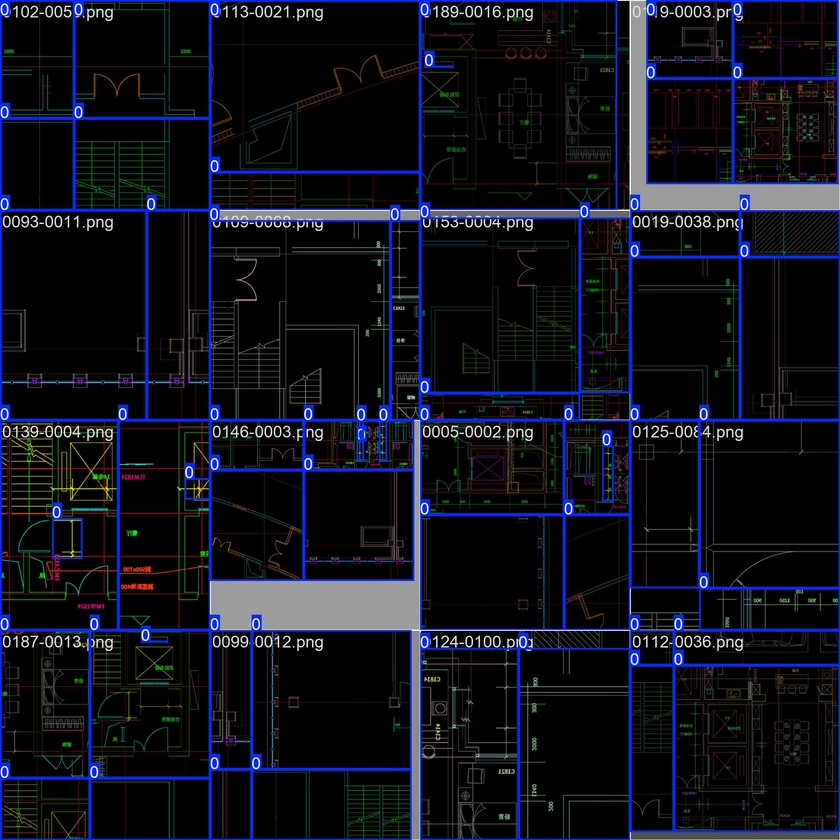
#> input picture runs/detect/train10/train_batch0.jpg, 840 x 840 px, shrunk from 1920 x 1920 before the run; its folder holds only this picture in this run
$ python -i auto_annotate_all_parts.py   (imports and definitions only)
#> lines starting #> are read from the running program, lines starting #| are printed output that depends on the picture; after the words box and inside, x2 and y2 are one past the last pixel; in counts of white or black regions, pixels touching at a corner belong together
import cv2
from pathlib import Path

def auto_annotate(image_path, output_path):
    # Load blueprint image in grayscale
#> called with image_path = '../runs/detect/train10/train_batch0.jpg', output_path = 'out.png'
    img = cv2.imread(image_path, cv2.IMREAD_GRAYSCALE)
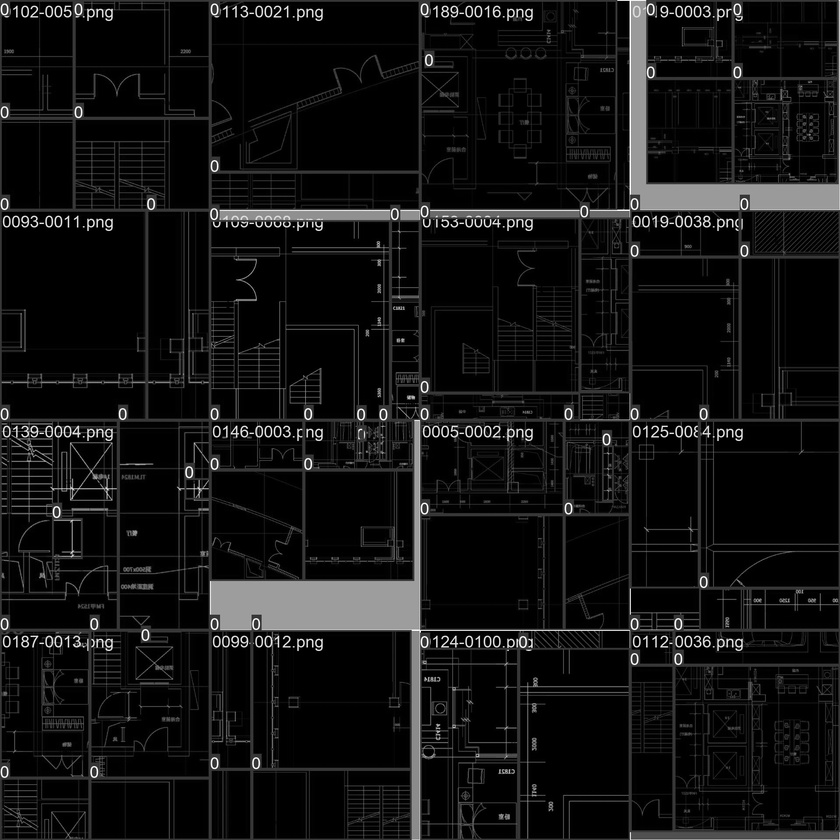
#> img: shape (840, 840); min 0, max 255, mean 18.1

    # Basic processing to find contours
    _, thresh = cv2.threshold(img, 200, 255, cv2.THRESH_BINARY_INV)
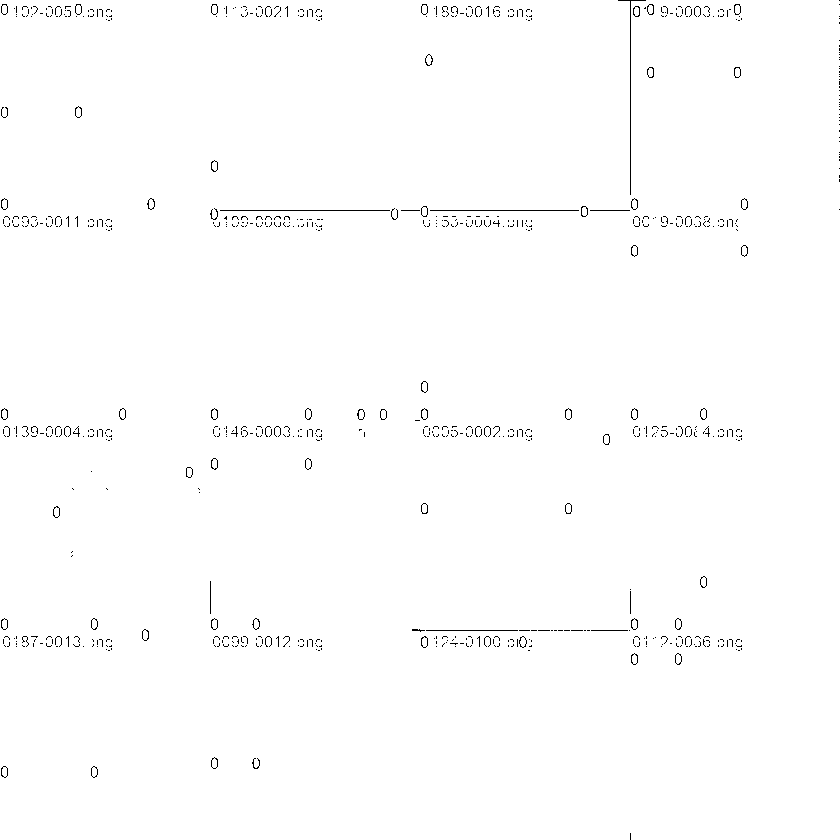
#> thresh: shape (840, 840); 99.2% white; black in thin lines or dots
    contours, _ = cv2.findContours(thresh, cv2.RETR_TREE, cv2.CHAIN_APPROX_SIMPLE)
#> contours = 1560 contours, 1494 with area under 20; largest, box (x1, y1, x2, y2) and area: (0, 0, 840, 840) 703436, (219, 209, 391, 212) 340, (429, 209, 580, 212) 298, (425, 629, 519, 632) 184, (589, 209, 631, 212) 80

    # Write annotations in YOLO format
    with open(output_path, 'w') as f:
        for cnt in contours:
            if cv2.contourArea(cnt) > 100:  # Filter small elements
                x,y,w,h = cv2.boundingRect(cnt)
                # Normalize coordinates (YOLO format)
                x_center = (x + w/2) / img.shape[1]
                y_center = (y + h/2) / img.shape[0]
                width = w / img.shape[1]
                height = h / img.shape[0]
                # Class 0 as placeholder, can be refined later
                f.write(f'0 {x_center:.6f} {y_center:.6f} {width:.6f} {height:.6f}\n')
#> this loop made 1560 passes
#> (x, y, w, h, x_center, y_center, width, height) on passes 1, 361, 1194, 1197: (0, 0, 840, 840, 0.5, 0.5, 1, 1), (425, 629, 94, 3, 0.562, 0.751, 0.112, 0.00357), (429, 209, 151, 3, 0.601, 0.251, 0.18, 0.00357), (219, 209, 172, 3, 0.363, 0.251, 0.205, 0.00357)
#> cnt on passes 4, 5, 11, 12, 14, 15: [[91, 776], [92, 775], [93, 776], [92, 777]], [[5, 776], [6, 775], [7, 776], [6, 777]], [[215, 767], [216, 766], [217, 767], [216, 768]], [[211, 767], [212, 766], [213, 767], [212, 768]], [[91, 767], [92, 766], [93, 767], [92, 768]], [[5, 767], [6, 766], [7, 767], [6, 768]]

def main():
    for part_num in range(1, 6):
        image_dir = Path(f'datasets/part_{part_num}/train')
        label_dir = Path(f'datasets/part_{part_num}/labels')
        label_dir.mkdir(exist_ok=True)

        print(f'Annotating part_{part_num}...')
        for img_path in image_dir.glob('*.png'):
            label_path = label_dir / f'{img_path.stem}.txt'
            auto_annotate(str(img_path), str(label_path))
            print(f'Annotated {img_path.name} -> {label_path.name}')
        print(f'Completed annotation for part_{part_num}.')

# [2 lines not run here, left out]

>>> result = auto_annotate('../runs/detect/train10/train_batch0.jpg', 'out.png')

$ run again, on runs/detect/train10/train_batch1.jpg
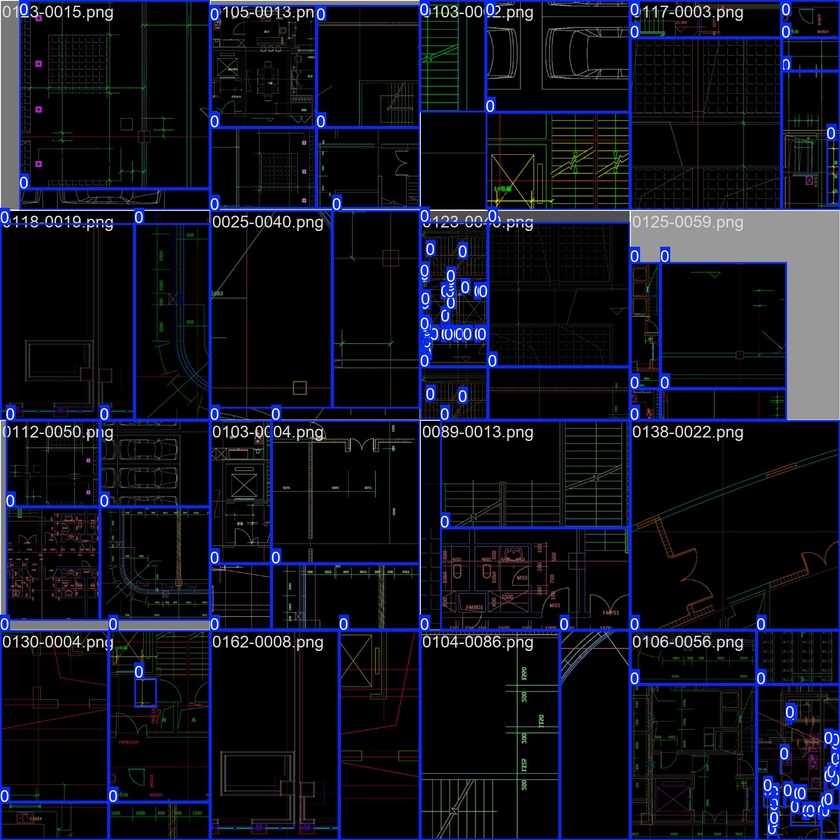
#> input picture runs/detect/train10/train_batch1.jpg, 840 x 840 px, shrunk from 1920 x 1920 before the run
#> in auto_annotate, `img = cv2.imread(image_path, cv2.IMREAD_GRAYSCALE)`:
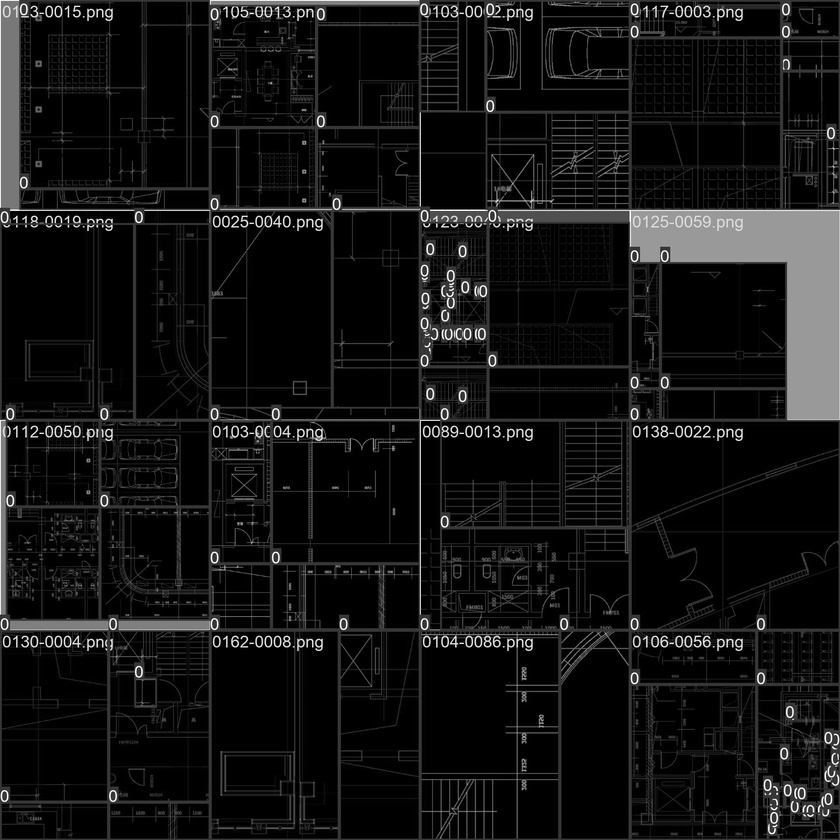
#> img: shape (840, 840); min 0, max 255, mean 19.3
#> in auto_annotate, `_, thresh = cv2.threshold(img, 200, 255, cv2.THRESH_BINARY_INV)`:
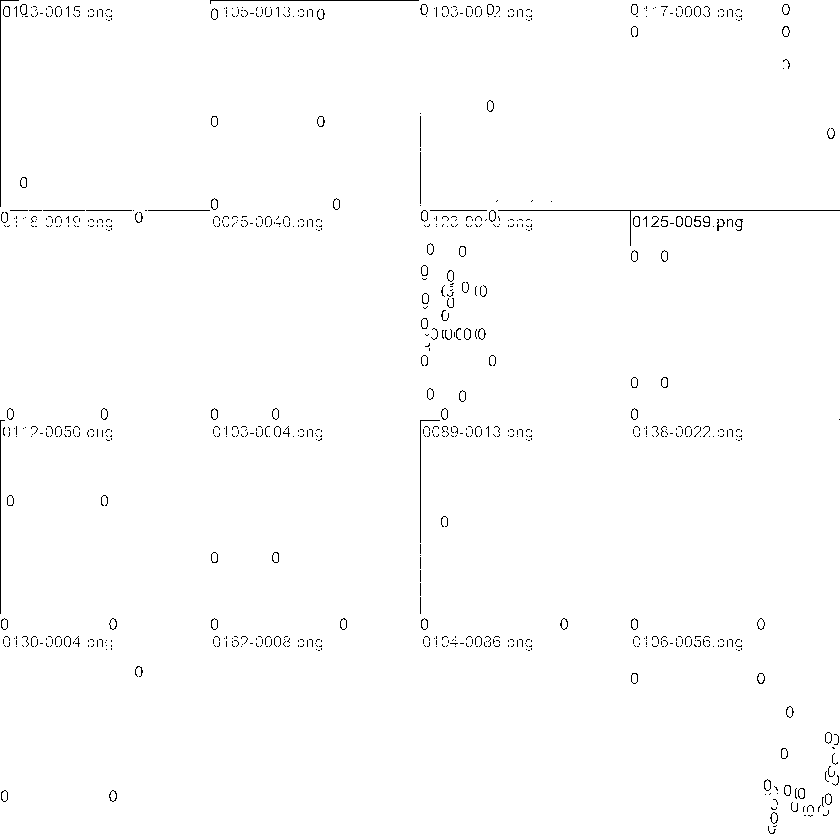
#> thresh: shape (840, 840); 99% white; black in thin lines or dots
#> contours = 1734 contours, 1645 with area under 20; largest, box (x1, y1, x2, y2) and area: (0, 0, 840, 840) 702528, (419, 419, 441, 544) 284, (147, 209, 211, 212) 124, (429, 209, 488, 212) 114, (419, 151, 422, 205) 104
#> the loop in auto_annotate, `for cnt in contours:` made 1734 passes
#> (x, y, w, h, x_center, y_center, width, height) on passes 1, 883, 1371, 1373, 1402: (0, 0, 840, 840, 0.5, 0.5, 1, 1), (419, 419, 22, 125, 0.512, 0.573, 0.0262, 0.149), (429, 209, 59, 3, 0.546, 0.251, 0.0702, 0.00357), (147, 209, 64, 3, 0.213, 0.251, 0.0762, 0.00357), (419, 151, 3, 54, 0.501, 0.212, 0.00357, 0.0643)

$ run again, on runs/detect/train10/train_batch2.jpg
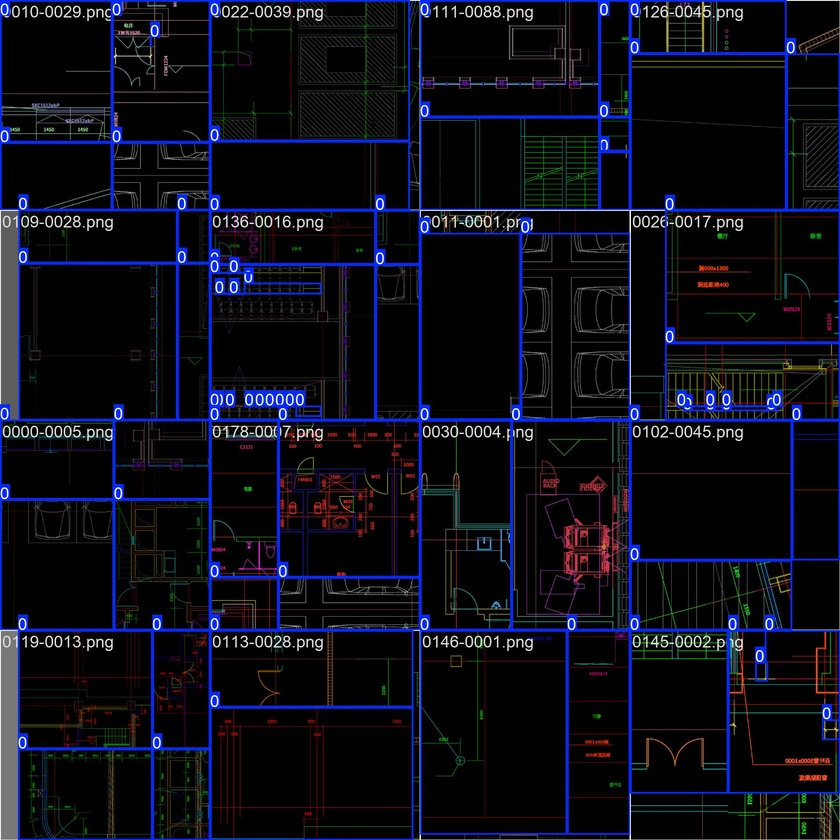
#> input picture runs/detect/train10/train_batch2.jpg, 840 x 840 px, shrunk from 1920 x 1920 before the run
#> in auto_annotate, `img = cv2.imread(image_path, cv2.IMREAD_GRAYSCALE)`:
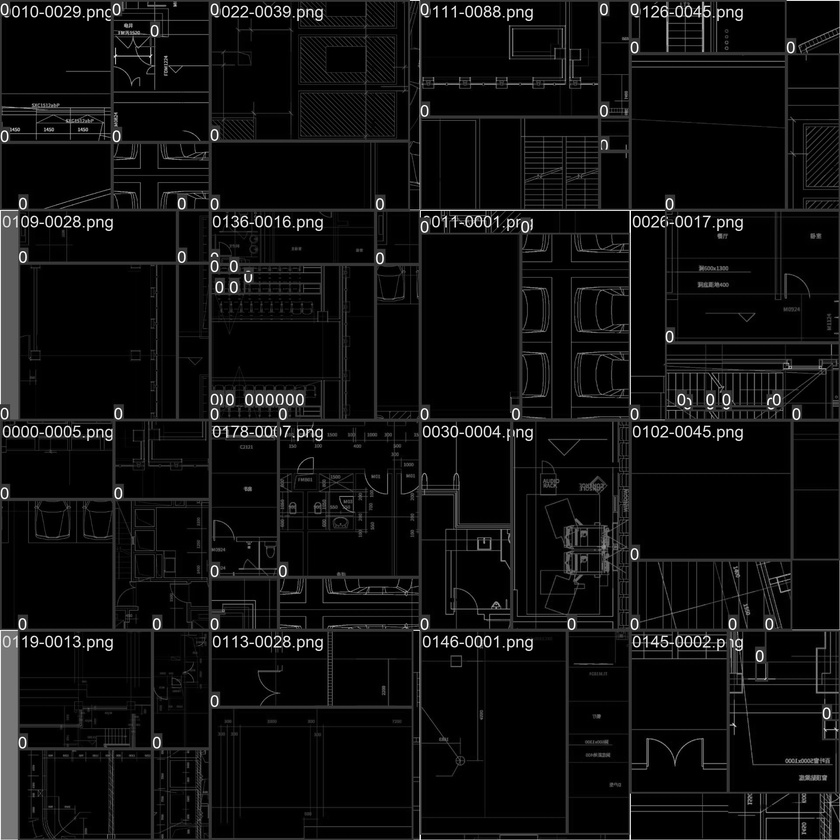
#> img: shape (840, 840); min 0, max 255, mean 14.2
#> in auto_annotate, `_, thresh = cv2.threshold(img, 200, 255, cv2.THRESH_BINARY_INV)`:
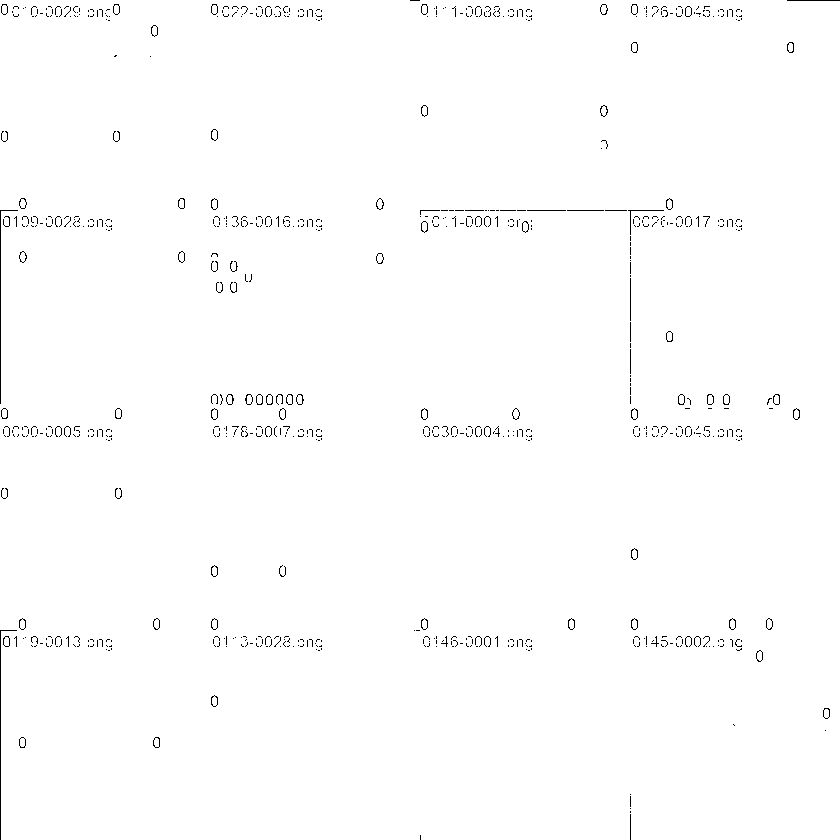
#> thresh: shape (840, 840); 99.2% white; black in thin lines or dots
#> contours = 1658 contours, 1577 with area under 20; largest, box (x1, y1, x2, y2) and area: (0, 0, 840, 840) 703330, (627, 209, 665, 236) 119, (629, 277, 632, 322) 86, (526, 209, 567, 212) 78, (566, 209, 605, 212) 74
#> the loop in auto_annotate, `for cnt in contours:` made 1658 passes
#> (x, y, w, h, x_center, y_center, width, height) on passes 1, 1232: (0, 0, 840, 840, 0.5, 0.5, 1, 1), (627, 209, 38, 27, 0.769, 0.265, 0.0452, 0.0321)
